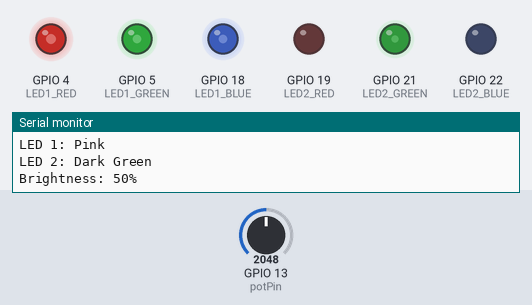
The sketch below on a simulated ESP32. Shown: output pins drawn as LEDs (lit = HIGH), the last lines printed to the serial monitor. The inputs (shaded band) are chosen by the test bench; at power-on: GPIO 13 (potPin) = 2048. Random numbers use the default seed unless the sketch sets one.

Above: at 1.2 s.
1.3 s: GPIO 13 (potPin) set to 2866
At 2.4 s:
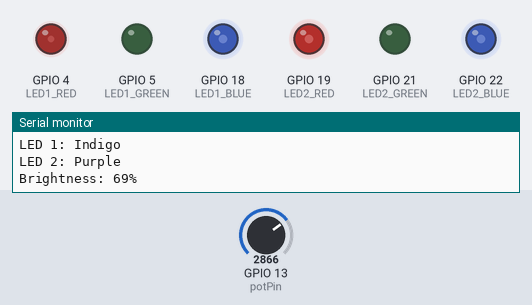
4.3 s: GPIO 13 (potPin) set to 3603
At 5.8 s:
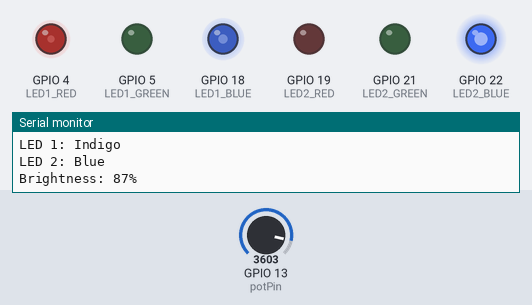
7.3 s: GPIO 13 (potPin) set to 4095
At 8.6 s:
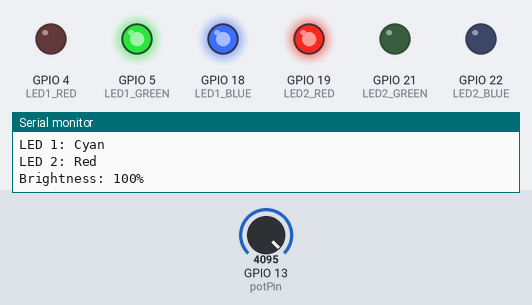
10.3 s: GPIO 13 (potPin) set to 2047
13.3 s: GPIO 13 (potPin) set to 491
16.3 s: GPIO 13 (potPin) set to 0
At 16.7 s:
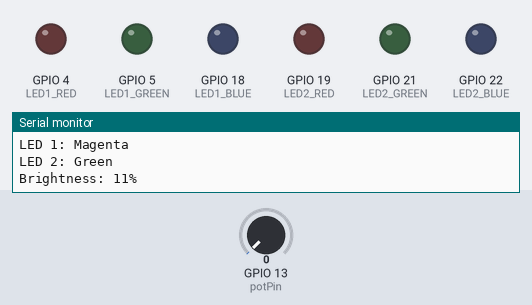
Timing chart, 0 to 18.8 s (numbered marks = the images above; inputs shaded):
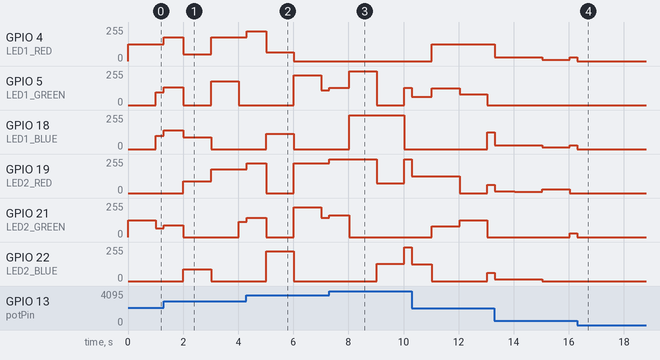

The sketch:

S_SS2Presley.ino
```cpp
#include <Arduino.h>

// Pin definitions for 2 RGB LEDs
// LED 1
const int LED1_RED = 4;
const int LED1_GREEN = 5;
const int LED1_BLUE = 18;

// LED 2
const int LED2_RED = 19;
const int LED2_GREEN = 21;
const int LED2_BLUE = 22;

// Potentiometer pin
const int potPin = 13;

// Variables for timing
unsigned long lastColorChange = 0;
const unsigned long colorChangeInterval = 1000; // 1 second in milliseconds

// Structure to hold RGB color values
struct Color {
  int red;
  int green;
  int blue;
  String name;
};

// Array of random colors
Color colors[] = {
  {255, 0, 0, "Red"},
  {0, 255, 0, "Green"},
  {0, 0, 255, "Blue"},
  {255, 255, 0, "Yellow"},
  {255, 0, 255, "Magenta"},
  {0, 255, 255, "Cyan"},
  {255, 165, 0, "Orange"},
  {128, 0, 128, "Purple"},
  {255, 192, 203, "Pink"},
  {0, 128, 0, "Dark Green"},
  {255, 255, 255, "White"},
  {75, 0, 130, "Indigo"}
};

int totalColors = sizeof(colors) / sizeof(colors[0]);
int led1ColorIndex = 0;
int led2ColorIndex = 1;
float brightness = 1.0; // Brightness multiplier (0.0 to 1.0)

void setup() {
  Serial.begin(115200);
  Serial.println("ESP32 Two LED Automatic Color Changer with Brightness Control");

  // Initialize LED pins as outputs
  pinMode(LED1_RED, OUTPUT);
  pinMode(LED1_GREEN, OUTPUT);
  pinMode(LED1_BLUE, OUTPUT);

  pinMode(LED2_RED, OUTPUT);
  pinMode(LED2_GREEN, OUTPUT);
  pinMode(LED2_BLUE, OUTPUT);

  // Initialize potentiometer pin as input
  pinMode(potPin, INPUT);

  // Seed random number generator
  randomSeed(analogRead(0));

  // Display initial colors
  displayColors();

  Serial.println("Colors will automatically cycle every second.");
  Serial.println("Use potentiometer to control brightness.");
}

void loop() {
  // Read potentiometer value and convert to brightness (0.0 to 1.0)
  int potValue = analogRead(potPin);
  brightness = (float)potValue / 4095.0; // ESP32 ADC is 12-bit (0-4095)

  // Check if it's time for automatic color change
  unsigned long currentTime = millis();
  if (currentTime - lastColorChange >= colorChangeInterval) {
    // Time for automatic color change
    generateRandomColors();
    displayColors();

    Serial.println("Auto color change:");
    Serial.println("LED 1: " + colors[led1ColorIndex].name);
    Serial.println("LED 2: " + colors[led2ColorIndex].name);
    Serial.println("Brightness: " + String((int)(brightness * 100)) + "%");

    lastColorChange = currentTime;
  } else {
    // Update brightness even if not changing colors
    displayColors();
  }

  delay(10);
}

void generateRandomColors() {
  // Generate two different random color indices
  led1ColorIndex = random(0, totalColors);

  // Make sure LED2 gets a different color than LED1
  do {
    led2ColorIndex = random(0, totalColors);
  } while (led2ColorIndex == led1ColorIndex);
}

void displayColors() {
  // Apply brightness to LED 1 colors
  int led1_red_bright = (int)(colors[led1ColorIndex].red * brightness);
  int led1_green_bright = (int)(colors[led1ColorIndex].green * brightness);
  int led1_blue_bright = (int)(colors[led1ColorIndex].blue * brightness);

  // Apply brightness to LED 2 colors
  int led2_red_bright = (int)(colors[led2ColorIndex].red * brightness);
  int led2_green_bright = (int)(colors[led2ColorIndex].green * brightness);
  int led2_blue_bright = (int)(colors[led2ColorIndex].blue * brightness);

  // Set LED 1 color with brightness applied
  analogWrite(LED1_RED, led1_red_bright);
  analogWrite(LED1_GREEN, led1_green_bright);
  analogWrite(LED1_BLUE, led1_blue_bright);

  // Set LED 2 color with brightness applied
  analogWrite(LED2_RED, led2_red_bright);
  analogWrite(LED2_GREEN, led2_green_bright);
  analogWrite(LED2_BLUE, led2_blue_bright);
}
```

Measured:
- after the input at 16.3 s, GPIO 21 (LED2_GREEN): 30/255 → 0/255 at once
